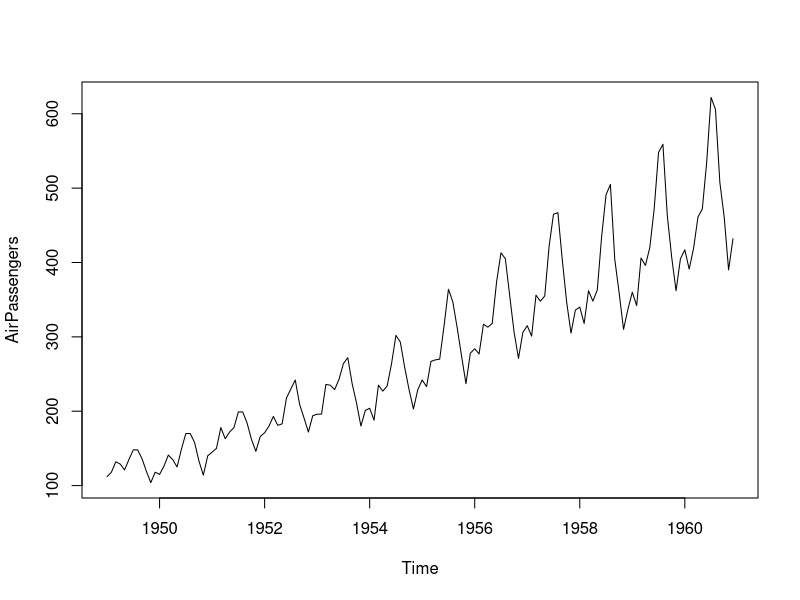
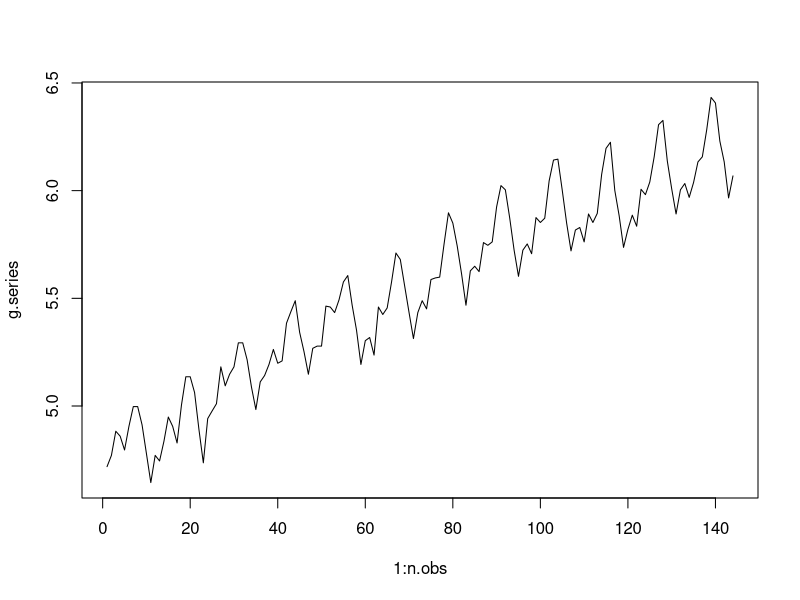
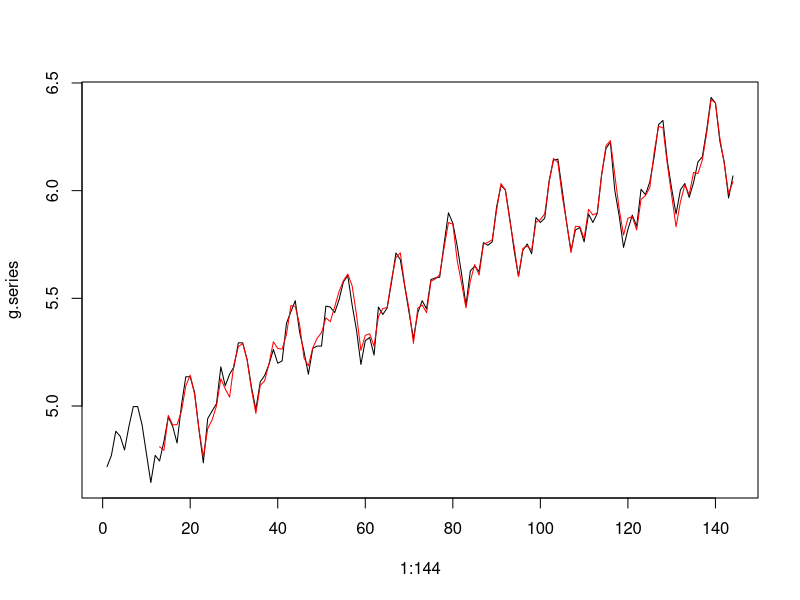
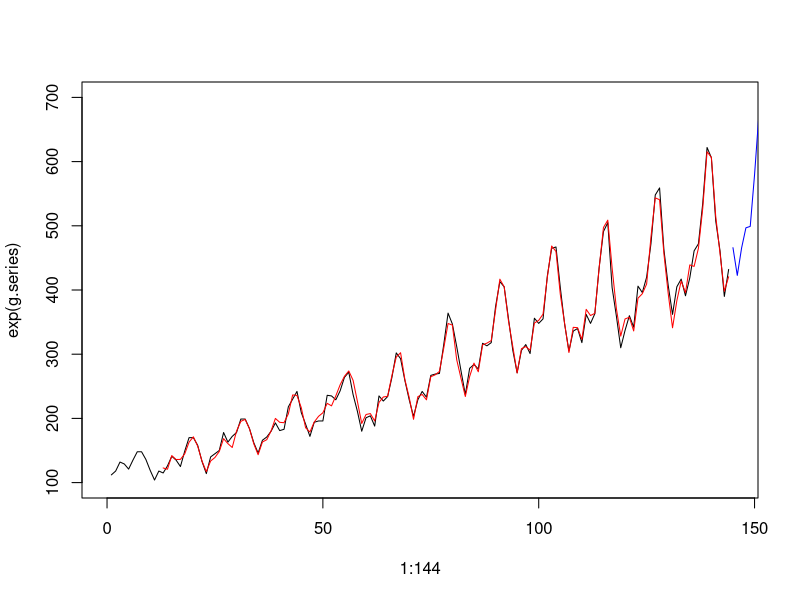

These charts were generated, in order, by the following R code:

pred.n <- 12

plot(AirPassengers)


class(AirPassengers)

g.series <- log(as.numeric(AirPassengers))

n.obs <- length(g.series)
n.obs

plot(1:n.obs, g.series, type = "l")


g.2 <- matrix(rep(0, 132*13), nrow = 132, ncol = 13)


for (i in 1:132)
{
  g.2[i, ] <- g.series[i:(12 + i)]
}


i.seed <- 2


library(nnet)

set.seed(12345+i.seed)


g.net <- nnet(g.2[, 1:12], g.2[, 13], size = 6, 
              linout = TRUE, rang=0.1, decay=0.001, maxit = 1000)


plot(1:144, g.series, type = "l")
lines(13:144, g.net$fitted.values, col = "red")


g.forecast <- g.2[nrow(g.2), -1] 


pred.1 <- rep(-9999, pred.n)

for (i in 1:pred.n)
{
  pred.1[i] <- predict(g.net, g.forecast, type = "raw")
  g.forecast <- c( g.forecast[-1], pred.1[i])
}


plot(1:144, exp(g.series), type = "l", xlim = c(0, 144+1), ylim = c(100, 700))
lines(13:144, exp(g.net$fitted.values), col = "red")
lines((144+1):(144+pred.n), exp(pred.1), col = "blue")

exp(pred.1)



